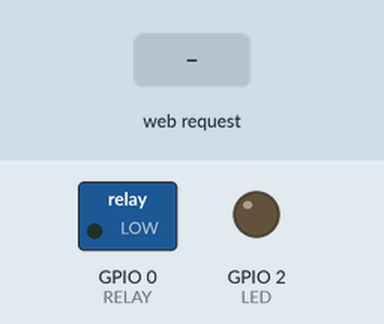
Recording of a sketch running on a simulated ESP8266 (NodeMCU). Parts: switched loads named in the sketch (green lamp = pin HIGH), output pins drawn as LEDs (lit = HIGH). The test bench sets the inputs (shaded band). WiFi joins after 1.5 s; servers stay silent unless stated; what the sketch prints to the serial monitor is not drawn.

Above: at 2.7 s.
2.8 s: HTTP request GET /RELAY=OFF received
At 3.7 s:
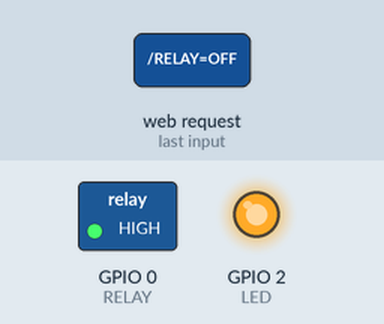
4.3 s: HTTP request GET /RELAY=ON received
At 4.8 s:
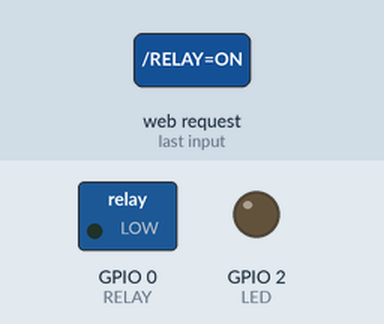
Timing chart, 0 to 7.3 s (numbered marks = the images above; inputs shaded):
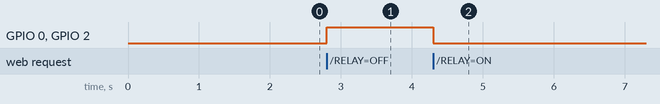

Measured:
- after the input at 2.8 s, GPIO 0 (RELAY), GPIO 2 (LED): LOW → HIGH at once
- after the input at 4.3 s, GPIO 0 (RELAY), GPIO 2 (LED): HIGH → LOW at once

The sketch:

sketch_sep11a.ino
```cpp
#include <ESP8266WiFi.h>

const char* ssid = "ssd-id"; // fill in here your router or wifi SSID
const char* password = "password"; // fill in here your router or wifi password
 #define RELAY 0 // relay connected to  GPIO0
 #define LED 2 // relay connected to  GPIO0
WiFiServer server(80);

void setup()
{
  Serial.begin(115200); // must be same baudrate with the Serial Monitor

  pinMode(RELAY,OUTPUT);
  pinMode(LED,OUTPUT);
  digitalWrite(RELAY, LOW);
  digitalWrite(LED, LOW);

  // Connect to WiFi network
  Serial.println();
  Serial.println();
  Serial.print("Connecting to ");
  Serial.println(ssid);

  WiFi.begin(ssid, password);

  while (WiFi.status() != WL_CONNECTED)
  {
    delay(500);
    Serial.print(".");
  }
  Serial.println("");
  Serial.println("WiFi connected");

  // Start the server
  server.begin();
  Serial.println("Server started");

  // Print the IP address
  Serial.print("Use this URL to connect: ");
  Serial.print("https://192.168.0.178/");
  Serial.print(WiFi.localIP());
  Serial.println("/");

}

void loop()
{
  // Check if a client has connected
  WiFiClient client = server.available();
  if (!client)
  {
    return;
  }

  // Wait until the client sends some data
  Serial.println("new client");
  while(!client.available())
  {
    delay(1);
  }

  // Read the first line of the request
  String request = client.readStringUntil('\r');
  Serial.println(request);
  client.flush();

  // Match the request
  int value = LOW;
  if (request.indexOf("/RELAY=ON") != -1)
  {
    Serial.println("RELAY=ON");
    digitalWrite(RELAY,LOW);
    digitalWrite(LED,LOW);
    value = LOW;
  }
  if (request.indexOf("/RELAY=OFF") != -1)
  {
    Serial.println("RELAY=OFF");
    digitalWrite(RELAY,HIGH);
    digitalWrite(LED,HIGH);
    value = HIGH;
  }

  // Return the response
  client.println("HTTP/1.1 200 OK");
  client.println("Content-Type: text/html");
  client.println(""); //  this is a must
  client.println("<!DOCTYPE HTML>");
  client.println("<html>");
  client.println("<head><title>ESP8266 RELAY Control</title></head>");
  client.print("Relay is now: ");

  if(value == HIGH)
  {
    client.print("OFF");
  }
  else
  {
    client.print("ON");
  }
  client.println("<br><br>");
  client.println("Turn <a href=\"/RELAY=OFF\">OFF</a> RELAY<br>");
  client.println("Turn <a href=\"/RELAY=ON\">ON</a> RELAY<br>");
    client.println("</html>");

  delay(1);
  Serial.println("Client disonnected");
  Serial.println("");
}
```
